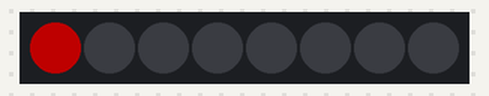
The sketch below on a simulated ESP32. Shown: 8 RGB LEDs in strip order, left to right. Dim RGB values are drawn brighter than linear.

Above: at 0.1 s.
At 5.1 s:
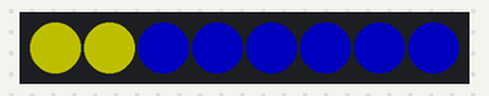
At 10.11 s:
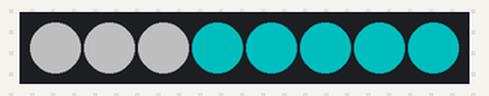
At 20.05 s:
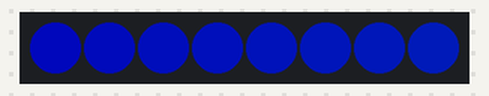
At 30.41 s:
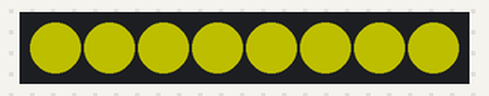
At 39.92 s:
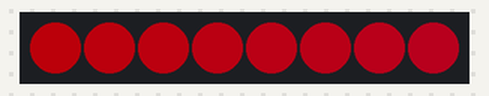
Timing chart, 0 to 40.0 s (numbered marks = the images above):
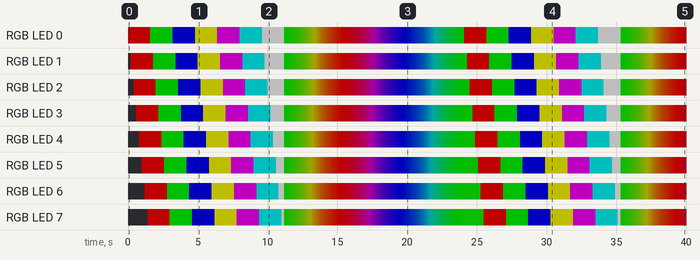

Measured:
- by itself, RGB LED 5: off → RGB(80, 0, 0) at 1.0 s, → RGB(0, 80, 0) 1.6 s later, → RGB(0, 0, 80) 1.6 s later, → RGB(80, 80, 0) 1.6 s later, … (130 changes in this stretch)
- by itself, RGB LED 6: off → RGB(80, 0, 0) at 1.2 s, → RGB(0, 80, 0) 1.6 s later, → RGB(0, 0, 80) 1.6 s later, → RGB(80, 80, 0) 1.6 s later, … (131 changes in this stretch)

The sketch:

ESP32s_NeoPixel_Strip_WS2812B.ino
```cpp
/**********************************************************************************************************

                                  Projeto Tira de LEDs RGB com funções
    Neste projeto vamos usar funções para controlar o acionamento de LEDs endereçáveis numa tira de LEDs.
                    A tira de LEDs usada é a WS2812B e o microcontrolador é o ESP32s.

***********************************************************************************************************/
// Carrega a biblioteca
#include <Adafruit_NeoPixel.h>

#define PIN_LED 16      // Pino de controle da tira (GPIO16) pino 27
#define NUM_LED 8       // Numero de LEDs na tira

// Cor Customisada 1: Amarelo
#define RED_VAL_1       255
#define GREEN_VAL_1     255
#define BLUE_VAL_1      0

// Cor Customisada 2: Purpura
#define RED_VAL_2       255
#define GREEN_VAL_2     0
#define BLUE_VAL_2      255

// Cor Customisada 3: Ciano
#define RED_VAL_3       0
#define GREEN_VAL_3     255
#define BLUE_VAL_3      255

// Cor Customisada 4: Branco
#define RED_VAL_4       255
#define GREEN_VAL_4     255
#define BLUE_VAL_4      255

// Cria uma instancia da tira de leds
Adafruit_NeoPixel RGB_Strip = Adafruit_NeoPixel(NUM_LED, PIN_LED, NEO_GRB + NEO_KHZ800);

void setup() {
  RGB_Strip.begin();              // Inicializa a tira
  RGB_Strip.show();               // Acende os LEDs
  RGB_Strip.setBrightness(80);    // Ajusta o brilho da tira de 0 a 255
}

void loop() {

  // Chama a função passando as informações entre parenteses como parametro
  colorWipe(RGB_Strip.Color(255, 0, 0), 200);  // Vermelho
  colorWipe(RGB_Strip.Color(0, 255, 0), 200);  // Verde
  colorWipe(RGB_Strip.Color(0, 0, 255), 200);  // Azul

  colorWipe(RGB_Strip.Color(RED_VAL_1, GREEN_VAL_1, BLUE_VAL_1), 200);   // Cor Customisada 1: Amarelo
  colorWipe(RGB_Strip.Color(RED_VAL_2, GREEN_VAL_2, BLUE_VAL_2), 200);   // Cor Customisada 2: Purpura
  colorWipe(RGB_Strip.Color(RED_VAL_3, GREEN_VAL_3, BLUE_VAL_3), 200);   // Cor Customisada 3: Ciano
  colorWipe(RGB_Strip.Color(RED_VAL_4, GREEN_VAL_4, BLUE_VAL_4), 200);   // Cor Customisada 4: Branco

  // Chama a função arco-iris passando o tempo de duração de cada cor por parametro
  rainbow(50);
}

// Função que acende os LEDs em sequencia, um apos o outro, com a cor passada por parametro
void colorWipe(uint32_t c, uint16_t wait) {
  for (uint16_t i = 0; i < RGB_Strip.numPixels(); i++) {
    RGB_Strip.setPixelColor(i, c);
    RGB_Strip.show();
    delay(wait);
  }
}

// Função arco-iris. Alterna as cores dos LEDs, passando por todas as cores possiveis
void rainbow(uint8_t wait) {
  uint16_t i, j;
  for (j = 0; j < 256; j++) {
    for (i = 0; i < RGB_Strip.numPixels(); i++) {
      RGB_Strip.setPixelColor(i, Wheel((i + j) & 255));
    }
    RGB_Strip.show();
    delay(wait);
  }
}

// Entre com um valor de 0 a 255 para pegar um valor de cor.
// As cores são uma transição de R - G - B, voltando para R.
uint32_t Wheel(byte WheelPos) {
  if (WheelPos < 85) {
    return RGB_Strip.Color(WheelPos * 3, 255 - WheelPos * 3, 0);
  } else if (WheelPos < 170) {
    WheelPos -= 85;
    return RGB_Strip.Color(255 - WheelPos * 3, 0, WheelPos * 3);
  } else {
    WheelPos -= 170;
    return RGB_Strip.Color(0, WheelPos * 3, 255 - WheelPos * 3);
  }
}
```
